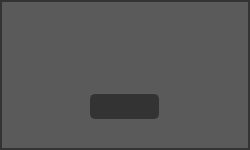
<?xml version="1.0" encoding="UTF-8"?>
<ui version="4.0">
 <class>Error</class>
 <widget class="QDialog" name="Error">
  <property name="geometry">
   <rect>
    <x>0</x>
    <y>0</y>
    <width>250</width>
    <height>150</height>
   </rect>
  </property>
  <property name="minimumSize">
   <size>
    <width>250</width>
    <height>150</height>
   </size>
  </property>
  <property name="maximumSize">
   <size>
    <width>250</width>
    <height>150</height>
   </size>
  </property>
  <property name="windowTitle">
   <string>Dialog</string>
  </property>
  <layout class="QHBoxLayout" name="horizontalLayout">
   <property name="spacing">
    <number>0</number>
   </property>
   <property name="leftMargin">
    <number>0</number>
   </property>
   <property name="topMargin">
    <number>0</number>
   </property>
   <property name="rightMargin">
    <number>0</number>
   </property>
   <property name="bottomMargin">
    <number>0</number>
   </property>
   <item>
    <widget class="QFrame" name="frame">
     <property name="styleSheet">
      <string notr="true">background:rgb(51,51,51);</string>
     </property>
     <property name="frameShape">
      <enum>QFrame::NoFrame</enum>
     </property>
     <property name="frameShadow">
      <enum>QFrame::Plain</enum>
     </property>
     <layout class="QVBoxLayout" name="verticalLayout">
      <property name="spacing">
       <number>0</number>
      </property>
      <property name="leftMargin">
       <number>2</number>
      </property>
      <property name="topMargin">
       <number>2</number>
      </property>
      <property name="rightMargin">
       <number>2</number>
      </property>
      <property name="bottomMargin">
       <number>2</number>
      </property>
      <item>
       <widget class="QFrame" name="frame_top">
        <property name="minimumSize">
         <size>
          <width>0</width>
          <height>55</height>
         </size>
        </property>
        <property name="maximumSize">
         <size>
          <width>16777215</width>
          <height>55</height>
         </size>
        </property>
        <property name="styleSheet">
         <string notr="true">background:rgb(91,90,90);</string>
        </property>
        <property name="frameShape">
         <enum>QFrame::NoFrame</enum>
        </property>
        <property name="frameShadow">
         <enum>QFrame::Plain</enum>
        </property>
        <layout class="QHBoxLayout" name="horizontalLayout_2">
         <property name="spacing">
          <number>5</number>
         </property>
         <property name="leftMargin">
          <number>15</number>
         </property>
         <property name="topMargin">
          <number>5</number>
         </property>
         <property name="rightMargin">
          <number>0</number>
         </property>
         <property name="bottomMargin">
          <number>0</number>
         </property>
         <item>
          <widget class="QLabel" name="lab_icon">
           <property name="minimumSize">
            <size>
             <width>35</width>
             <height>35</height>
            </size>
           </property>
           <property name="maximumSize">
            <size>
             <width>35</width>
             <height>35</height>
            </size>
           </property>
           <property name="text">
            <string/>
           </property>
          </widget>
         </item>
         <item>
          <widget class="QLabel" name="lab_heading">
           <property name="font">
            <font>
             <family>Segoe UI</family>
             <pointsize>12</pointsize>
            </font>
           </property>
           <property name="styleSheet">
            <string notr="true">color:rgb(255,255,255);</string>
           </property>
           <property name="text">
            <string/>
           </property>
           <property name="wordWrap">
            <bool>true</bool>
           </property>
          </widget>
         </item>
        </layout>
       </widget>
      </item>
      <item>
       <widget class="QFrame" name="frame_bottom">
        <property name="styleSheet">
         <string notr="true">background:rgb(91,90,90);</string>
        </property>
        <property name="frameShape">
         <enum>QFrame::NoFrame</enum>
        </property>
        <property name="frameShadow">
         <enum>QFrame::Plain</enum>
        </property>
        <layout class="QGridLayout" name="gridLayout">
         <property name="bottomMargin">
          <number>0</number>
         </property>
         <item row="0" column="0">
          <widget class="QPushButton" name="bn_ok">
           <property name="minimumSize">
            <size>
             <width>69</width>
             <height>25</height>
            </size>
           </property>
           <property name="maximumSize">
            <size>
             <width>69</width>
             <height>25</height>
            </size>
           </property>
           <property name="styleSheet">
            <string notr="true">QPushButton {
	border: 2px solid rgb(51,51,51);
	border-radius: 5px;	
	color:rgb(255,255,255);
	background-color: rgb(51,51,51);
}
QPushButton:hover {
	border: 2px solid rgb(0,143,150);
	background-color: rgb(0,143,150);
}
QPushButton:pressed {	
	border: 2px solid rgb(0,143,150);
	background-color: rgb(51,51,51);
}
</string>
           </property>
           <property name="text">
            <string/>
           </property>
          </widget>
         </item>
        </layout>
       </widget>
      </item>
     </layout>
    </widget>
   </item>
  </layout>
 </widget>
 <resources/>
 <connections/>
</ui>
